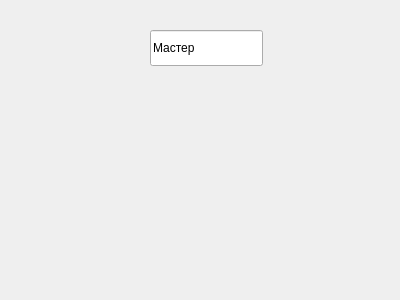
<?xml version="1.0" encoding="UTF-8"?>
<ui version="4.0">
 <class>Dialog</class>
 <widget class="QDialog" name="Dialog">
  <property name="geometry">
   <rect>
    <x>0</x>
    <y>0</y>
    <width>400</width>
    <height>300</height>
   </rect>
  </property>
  <property name="windowTitle">
   <string>Dialog</string>
  </property>
  <widget class="QLineEdit" name="lineEdit">
   <property name="geometry">
    <rect>
     <x>150</x>
     <y>30</y>
     <width>113</width>
     <height>36</height>
    </rect>
   </property>
   <property name="text">
    <string>Мастер</string>
   </property>
  </widget>
 </widget>
 <resources/>
 <connections/>
</ui>
